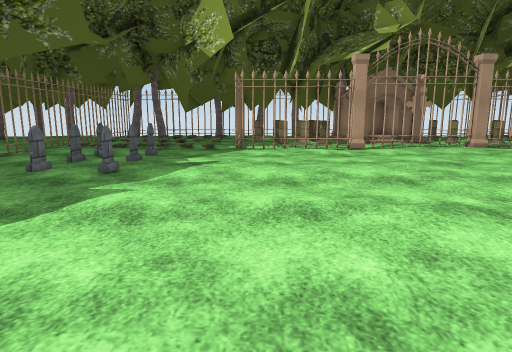
view 1 (above)

24 first-person views from a walk through a 3-D level made in the Unity game engine. The camera is 1.4 m above the floor, tilts 10° down and sees 75° across. The floor is counted in squares, 1 m on a side. Each view is taken from the middle of a square. On the plan, view 1 faces up. The plan holds only what a view shows up to about 15 squares ahead; the rest is blank. The place goes on beyond the plan. Some surface patterns are stand-ins.

view 2
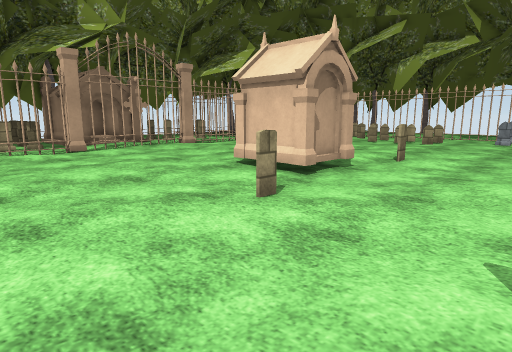

view 3
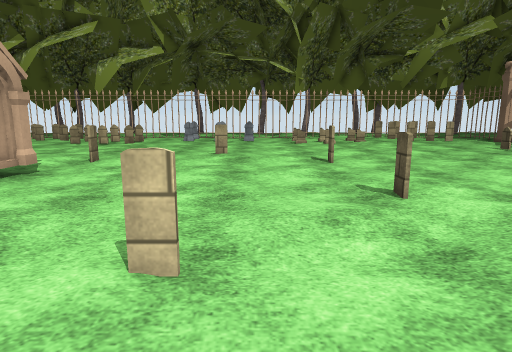

view 4
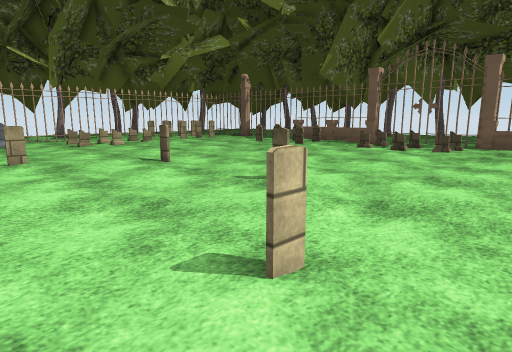

view 5
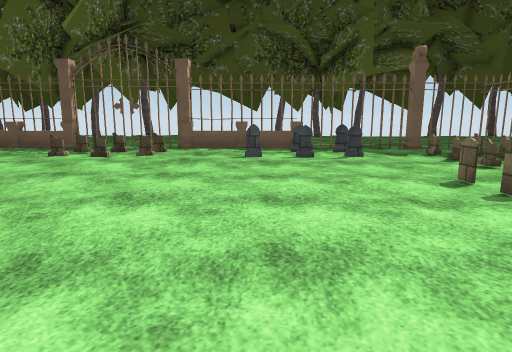

view 6
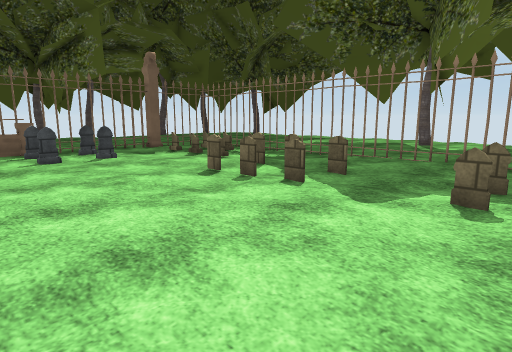

view 7
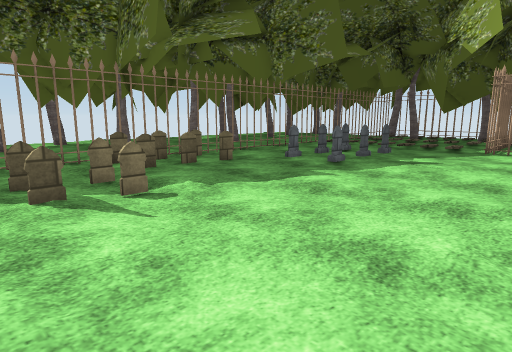

view 8
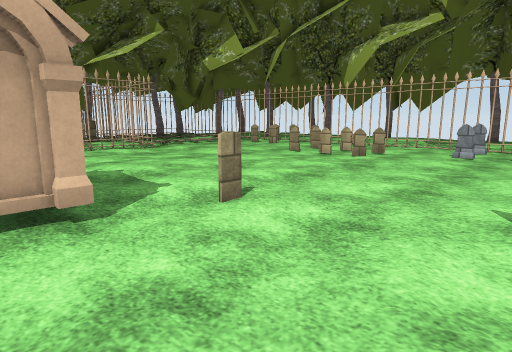

view 9
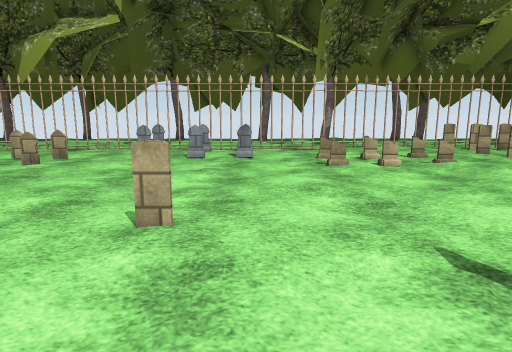

view 10
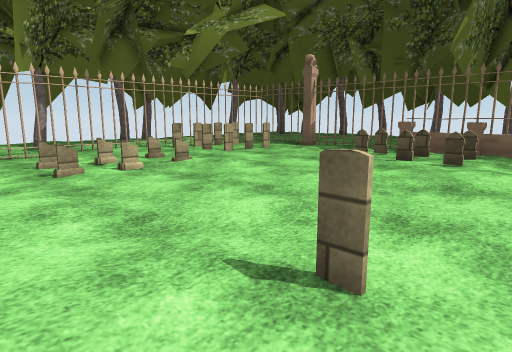

view 11
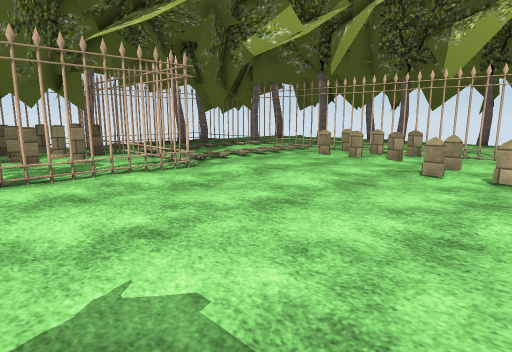

view 12
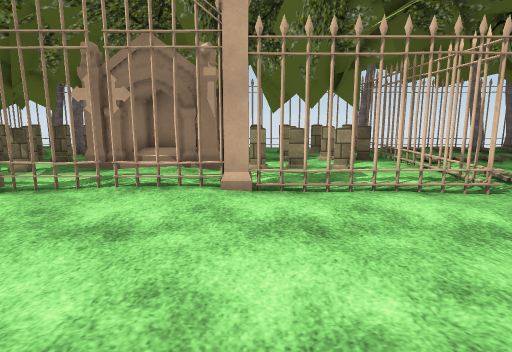

view 13
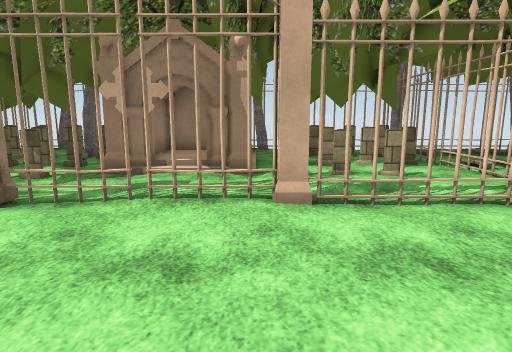

view 14
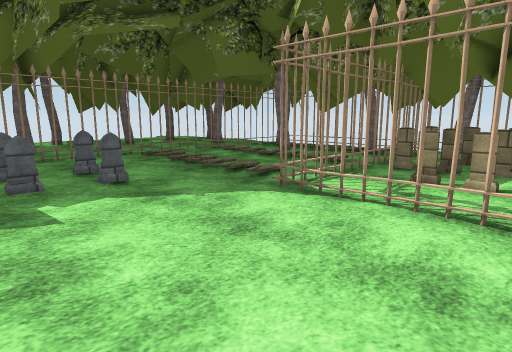

view 15
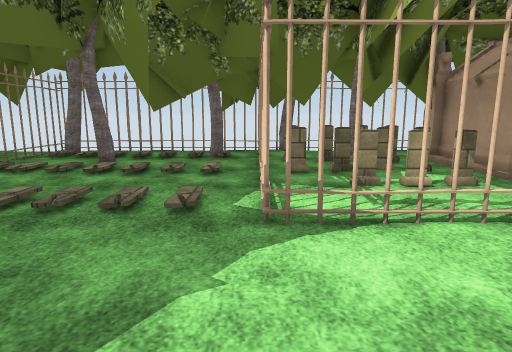

view 16
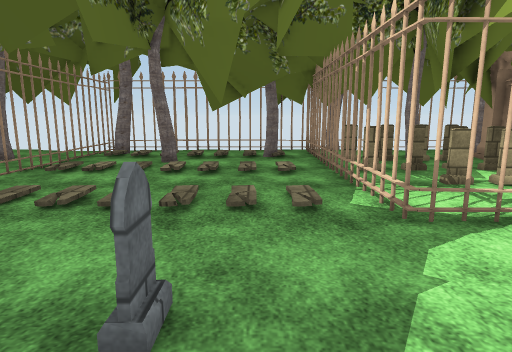

view 17
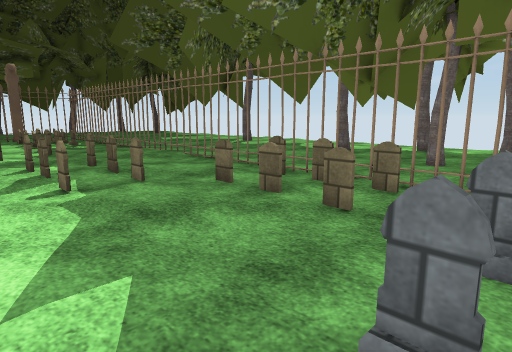

view 18
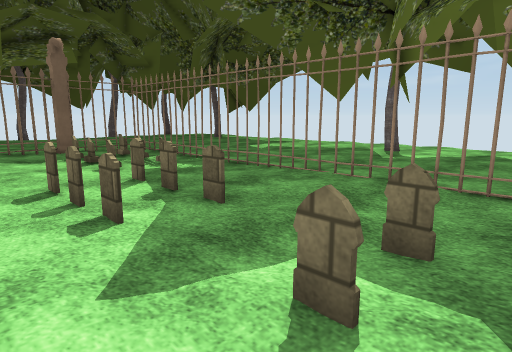

view 19
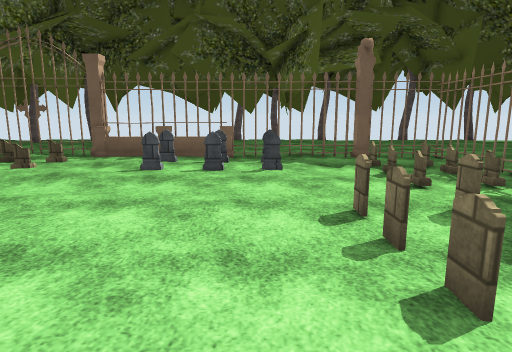

view 20
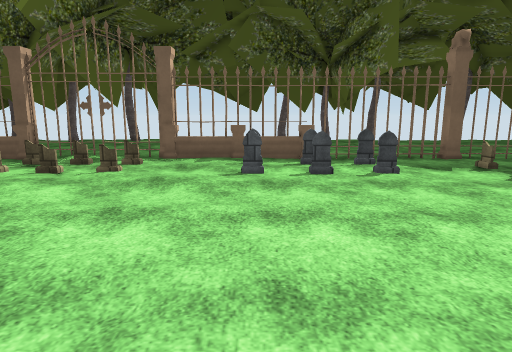

view 21
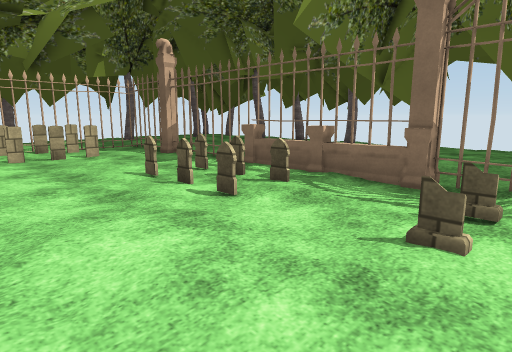

view 22
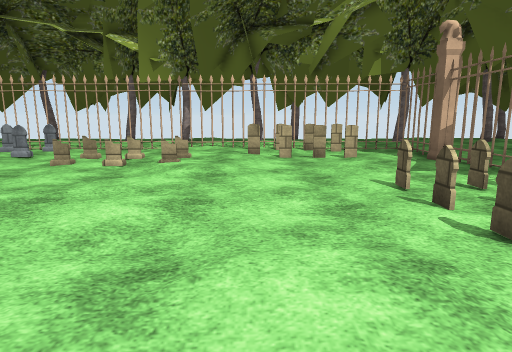

view 23
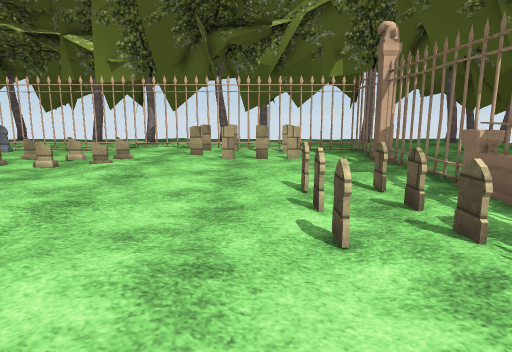

view 24
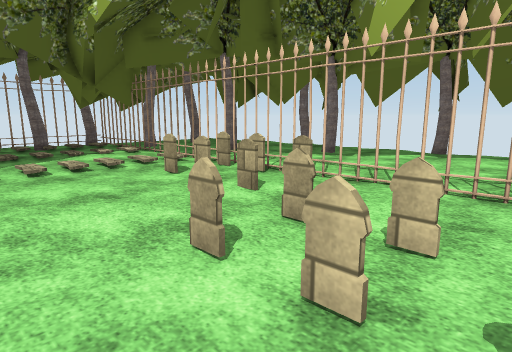

### Floor plan
Key: @ floor where view 1 was taken; # wall or solid block; x gap in a wall; . main floor; : floor 0.25 m higher than the main floor; / step, stairs or slope; = window, fence, low wall or low ledge; T tree; G gate; M tombstone; O other object.
Columns run from 10 left of view 1 to 24 right of it. Each row starts with its distance up from view 1.
 26 TT
 25 TTT #TTTTTTTT TT#
 24  #T#####T#T######        #   #
 23  #T.:../T#  ## #T       ## //T
 22  //O::T/O#  ## OOOO     #T/O/OO/
 21  #..T....#MMMMM####OOMM###......
 20  #..T....x..   ##=  .  ###//// /O#
 19  #/MM.M/M#MMMM###  :OMM###///////#
 18  #.......#    ### OO.... #.......#
 17  #.......# MMM#   ..MMM..:.......#
 16  # //////#   ..  ...::.::x// ////#
 15  #O/ / //#=##.GGGGGGG=..##.......#
 14  #.......###.##....:###.##....M.M#
 13  #..................:...........##
 12  #..M.M.............:..........MM#
 11  #..................::........M.M#.
 10   ..M.M...............:..........x.
  9  #..M.M.......:.....:::.....M.M....
  8  #..M.M........... ..::............
  7  #..............O# ..:......M.M....
  6  #MM............O# ..::.....M.M...
  5  #MM............O#O...............
  4  ##...........M.....MM...........#
  3 .#MM..:.......................M.M#
  2 .....MM..........................#
  1 ..............................M.M#
  0  #..:MM:..@..M.......:M.........M#
 -1  #...MM.......:......::.......M.M#
 -2  #......::...............:.......#
 -3 .x.....:::::........M.......MM...#
 -4 ..:...M:.:::::..M................#
 -5 .....MM................::...MM...:
 -6 .....MM......:..........::./MM:::#
 -7 .....MM................:..:::M...#
 -8 .x........................:::::::#
 -9 .....................:.......:M.M#
-10 ...MM...........:...::........M.M#
-11 ...MM........:................M.M#
-12 .......MMM.M...MMMM...MM.M.:..M.M#
-13 ...MM.................MM.....:...#
-14  ......MMM.M...M.MM......M.......#
-15  #..O#..O#=#=##..:/##=#=##OO.O####
-16 ....O....#=# =#x.:/##=### ...##
-17 ... ......     ..:.        ...

Where each view was taken, in squares from view 1:
view 1: 0 up, 0 right, facing up
view 2: 0 up, 0 right, facing up-right
view 3: 1 down, 0 right, facing right
view 4: 2 up, 1 right, facing down-right
view 5: 0 up, 1 right, facing down
view 6: 0 up, 2 right, facing down-left
view 7: 1 down, 2 right, facing up-left
view 8: 0 up, 7 right, facing up-right
view 9: 1 down, 8 right, facing right
view 10: 1 down, 9 right, facing down-right
view 11: 6 up, 9 right, facing up-right
view 12: 8 up, 10 right, facing up
view 13: 9 up, 9 right, facing up
view 14: 9 up, 4 right, facing up-left
view 15: 10 up, 1 left, facing up
view 16: 10 up, 3 left, facing up
view 17: 9 up, 2 left, facing down-left
view 18: 0 up, 2 left, facing down-left
view 19: 2 down, 2 left, facing down
view 20: 3 down, 1 right, facing down
view 21: 8 down, 7 right, facing down-right
view 22: 9 down, 8 right, facing right
view 23: 11 down, 8 right, facing right
view 24: 6 up, 16 right, facing up-right
